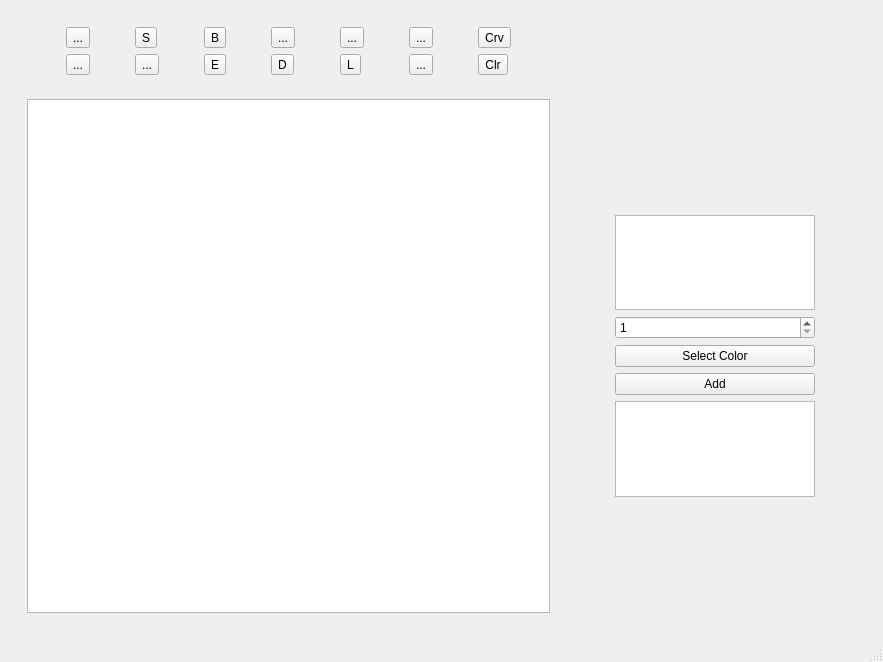
<?xml version="1.0" encoding="UTF-8"?>
<ui version="4.0">
 <class>MainWindow</class>
 <widget class="QMainWindow" name="MainWindow">
  <property name="geometry">
   <rect>
    <x>0</x>
    <y>0</y>
    <width>883</width>
    <height>662</height>
   </rect>
  </property>
  <property name="sizePolicy">
   <sizepolicy hsizetype="Fixed" vsizetype="Fixed">
    <horstretch>0</horstretch>
    <verstretch>0</verstretch>
   </sizepolicy>
  </property>
  <property name="windowTitle">
   <string>MainWindow</string>
  </property>
  <widget class="QWidget" name="centralwidget">
   <layout class="QGridLayout" name="gridLayout_4">
    <item row="0" column="2" rowspan="2">
     <widget class="QWidget" name="brushWidget" native="true">
      <property name="layoutDirection">
       <enum>Qt::LayoutDirection::LeftToRight</enum>
      </property>
      <layout class="QGridLayout" name="gridLayout_3">
       <item row="0" column="2">
        <widget class="QWidget" name="toolButtonWidget" native="true">
         <property name="sizePolicy">
          <sizepolicy hsizetype="Preferred" vsizetype="Preferred">
           <horstretch>0</horstretch>
           <verstretch>0</verstretch>
          </sizepolicy>
         </property>
         <layout class="QGridLayout" name="gridLayout_2">
          <item row="0" column="0">
           <widget class="QToolButton" name="panButton">
            <property name="text">
             <string>...</string>
            </property>
           </widget>
          </item>
          <item row="0" column="1">
           <widget class="QToolButton" name="selectButton">
            <property name="text">
             <string>S</string>
            </property>
           </widget>
          </item>
          <item row="0" column="2">
           <widget class="QToolButton" name="brushButton">
            <property name="text">
             <string>B</string>
            </property>
           </widget>
          </item>
          <item row="0" column="3">
           <widget class="QToolButton" name="fillButton">
            <property name="text">
             <string>...</string>
            </property>
           </widget>
          </item>
          <item row="0" column="4">
           <widget class="QToolButton" name="smudgeButton">
            <property name="text">
             <string>...</string>
            </property>
           </widget>
          </item>
          <item row="0" column="5">
           <widget class="QToolButton" name="textButton">
            <property name="text">
             <string>...</string>
            </property>
           </widget>
          </item>
          <item row="0" column="6">
           <widget class="QToolButton" name="curveButton">
            <property name="text">
             <string>Crv</string>
            </property>
           </widget>
          </item>
          <item row="1" column="0">
           <widget class="QToolButton" name="liquifyButton">
            <property name="text">
             <string>...</string>
            </property>
           </widget>
          </item>
          <item row="1" column="1">
           <widget class="QToolButton" name="transformButton">
            <property name="text">
             <string>...</string>
            </property>
           </widget>
          </item>
          <item row="1" column="2">
           <widget class="QToolButton" name="eraseButton">
            <property name="font">
             <font>
              <pointsize>9</pointsize>
             </font>
            </property>
            <property name="text">
             <string>E</string>
            </property>
           </widget>
          </item>
          <item row="1" column="3">
           <widget class="QToolButton" name="eyedropButton">
            <property name="text">
             <string>D</string>
            </property>
           </widget>
          </item>
          <item row="1" column="4">
           <widget class="QToolButton" name="lineButton">
            <property name="text">
             <string>L</string>
            </property>
           </widget>
          </item>
          <item row="1" column="5">
           <widget class="QToolButton" name="zoomButton">
            <property name="text">
             <string>...</string>
            </property>
           </widget>
          </item>
          <item row="1" column="6">
           <widget class="QToolButton" name="clearButton">
            <property name="text">
             <string>Clr</string>
            </property>
           </widget>
          </item>
         </layout>
        </widget>
       </item>
       <item row="1" column="3">
        <widget class="QWidget" name="layerWidget" native="true">
         <property name="maximumSize">
          <size>
           <width>300</width>
           <height>300</height>
          </size>
         </property>
         <layout class="QGridLayout" name="gridLayout">
          <item row="2" column="0">
           <widget class="QPushButton" name="colorSelectButton">
            <property name="maximumSize">
             <size>
              <width>200</width>
              <height>200</height>
             </size>
            </property>
            <property name="text">
             <string>Select Color</string>
            </property>
           </widget>
          </item>
          <item row="3" column="0">
           <widget class="QPushButton" name="addLayerBtn">
            <property name="maximumSize">
             <size>
              <width>200</width>
              <height>200</height>
             </size>
            </property>
            <property name="text">
             <string>Add</string>
            </property>
           </widget>
          </item>
          <item row="4" column="0">
           <widget class="QListView" name="layerListView">
            <property name="maximumSize">
             <size>
              <width>200</width>
              <height>500</height>
             </size>
            </property>
           </widget>
          </item>
          <item row="0" column="0">
           <widget class="QUndoView" name="undoView">
            <property name="maximumSize">
             <size>
              <width>200</width>
              <height>500</height>
             </size>
            </property>
           </widget>
          </item>
          <item row="1" column="0">
           <widget class="QSpinBox" name="widthSpin">
            <property name="maximumSize">
             <size>
              <width>200</width>
              <height>50</height>
             </size>
            </property>
            <property name="minimum">
             <number>1</number>
            </property>
            <property name="maximum">
             <number>10000</number>
            </property>
           </widget>
          </item>
         </layout>
        </widget>
       </item>
       <item row="1" column="2">
        <widget class="QWidget" name="canvasWidget" native="true">
         <layout class="QGridLayout" name="gridLayout_5">
          <item row="0" column="0">
           <widget class="CanvasView" name="canvasView">
            <property name="layoutDirection">
             <enum>Qt::LayoutDirection::LeftToRight</enum>
            </property>
           </widget>
          </item>
         </layout>
        </widget>
       </item>
      </layout>
     </widget>
    </item>
   </layout>
  </widget>
  <widget class="QMenuBar" name="menubar">
   <property name="geometry">
    <rect>
     <x>0</x>
     <y>0</y>
     <width>883</width>
     <height>18</height>
    </rect>
   </property>
  </widget>
  <widget class="QStatusBar" name="statusbar"/>
 </widget>
 <customwidgets>
  <customwidget>
   <class>CanvasView</class>
   <extends>QGraphicsView</extends>
   <header>canvasview.h</header>
  </customwidget>
 </customwidgets>
 <resources/>
 <connections/>
</ui>
